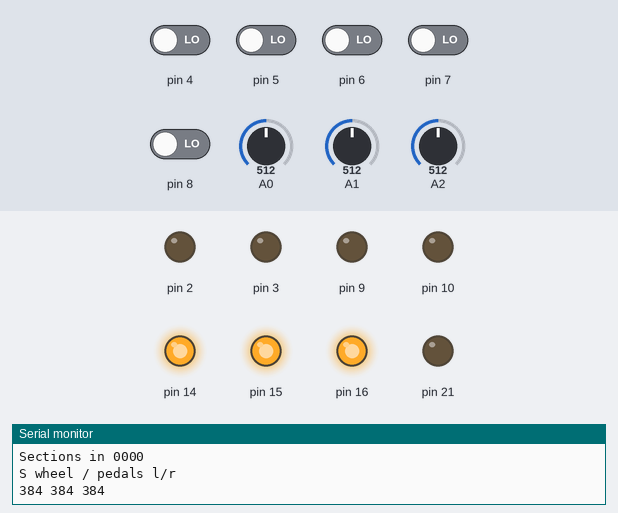
This program was run on a simulated Arduino Leonardo, built with avr-gcc and run on an emulated ATmega32U4. Parts: output pins drawn as LEDs (lit = HIGH), the last lines printed to the serial monitor. Inputs (shaded band) come from the test bench; at power-on: pin 4–8 LOW, A0 = 512, A1 = 512, A2 = 512.

Above: at 2.5 s.
At 3.4 s:
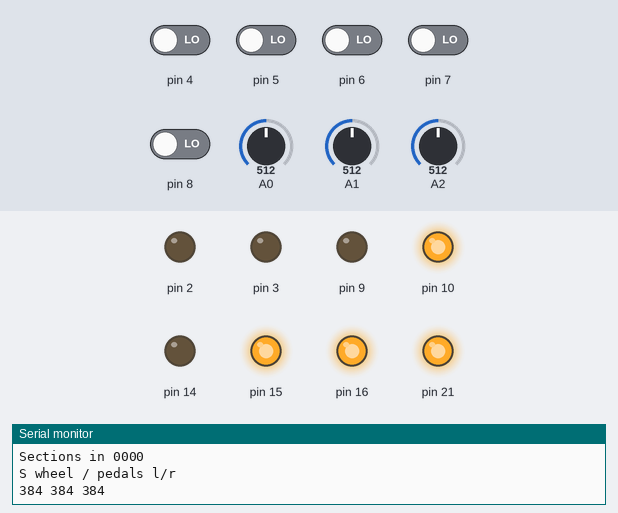
At 3.98 s:
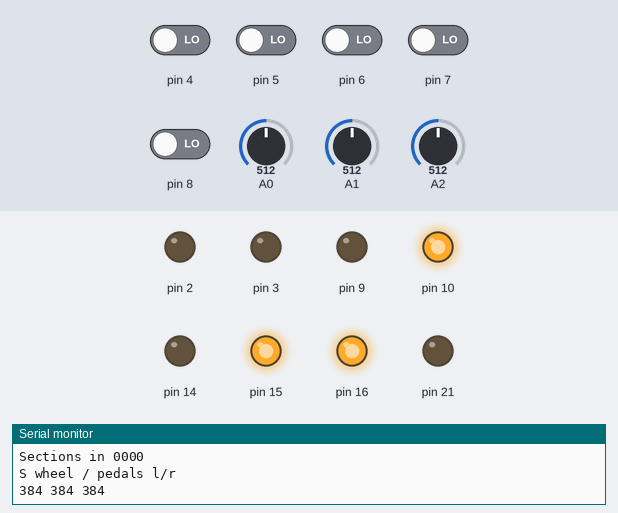
At 4.4 s:
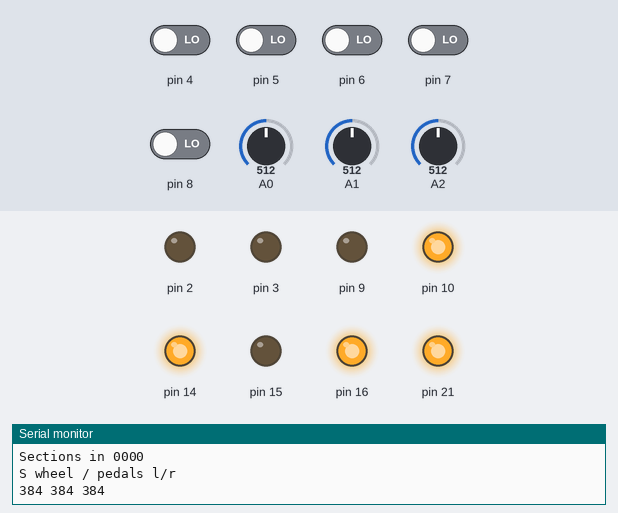
At 5.5 s:
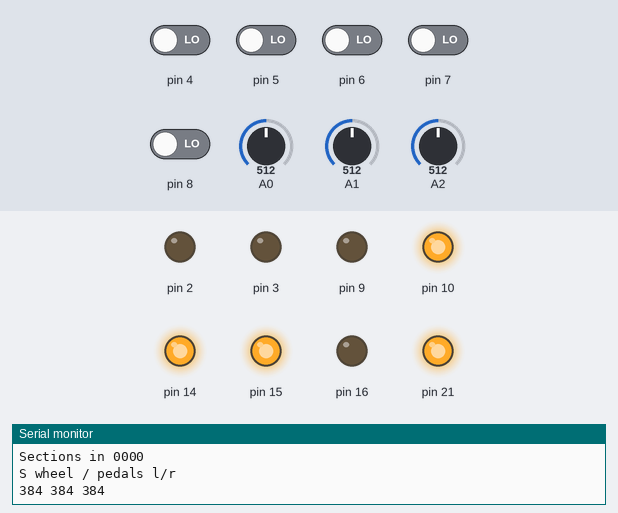
At 6.5 s:
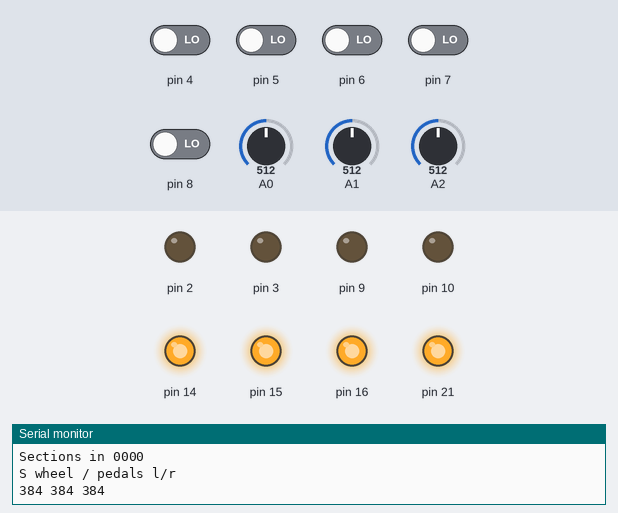
Timing chart, 0 to 7.3 s (numbered marks = the images above):
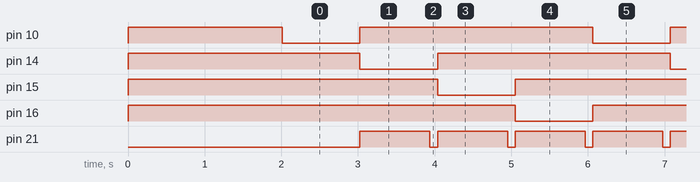

The program:

main.cpp
```cpp
#include <Arduino.h>
#include "IO.h"
// #include "Mouse.h"
// #include "Keyboard.h"

#define DEBUG

IO io;

void setup() {

  #ifdef DEBUG
    Serial.begin(9600);
    delay(2000);
  #endif

  io.getZeroPositions();

  #ifdef DEBUG
    if(io.getPBoxConn())
      Serial.println("PBOX connected!");
  #endif

  //io._buttons[SW_1].onPush = foo;
}

void loop() {
  analog_dev an;
  io.switchSectionGPIO();
  an = io.getPositions();
  #ifdef DEBUG
    Serial.print("Sections en ");
    Serial.print(digitalRead(SECTION0_EN));
    Serial.print(digitalRead(SECTION1_EN));
    Serial.print(digitalRead(SECTION2_EN));
    Serial.println(digitalRead(SECTION3_EN));

    Serial.print("Sections in ");
    Serial.print(digitalRead(SECTION0_IN));
    Serial.print(digitalRead(SECTION1_IN));
    Serial.print(digitalRead(SECTION2_IN));
    Serial.println(digitalRead(SECTION3_IN));

    Serial.println("S wheel / pedals l/r");
    Serial.print(io.s_wheel());
    Serial.print(" ");
    Serial.print(io.p_left());
    Serial.print(" ");
    Serial.println(io.p_right());
  #endif

  delay(900);
  io.enLed(ON);
  delay(100);
  io.enLed(OFF);

}
```

Measured:
- by itself, pin 10, pin 14–16: alternates HIGH for 3.0 s and LOW for 1.0 s
- by itself, pin 21: alternates HIGH for 0.91 s and LOW for 0.10 s
